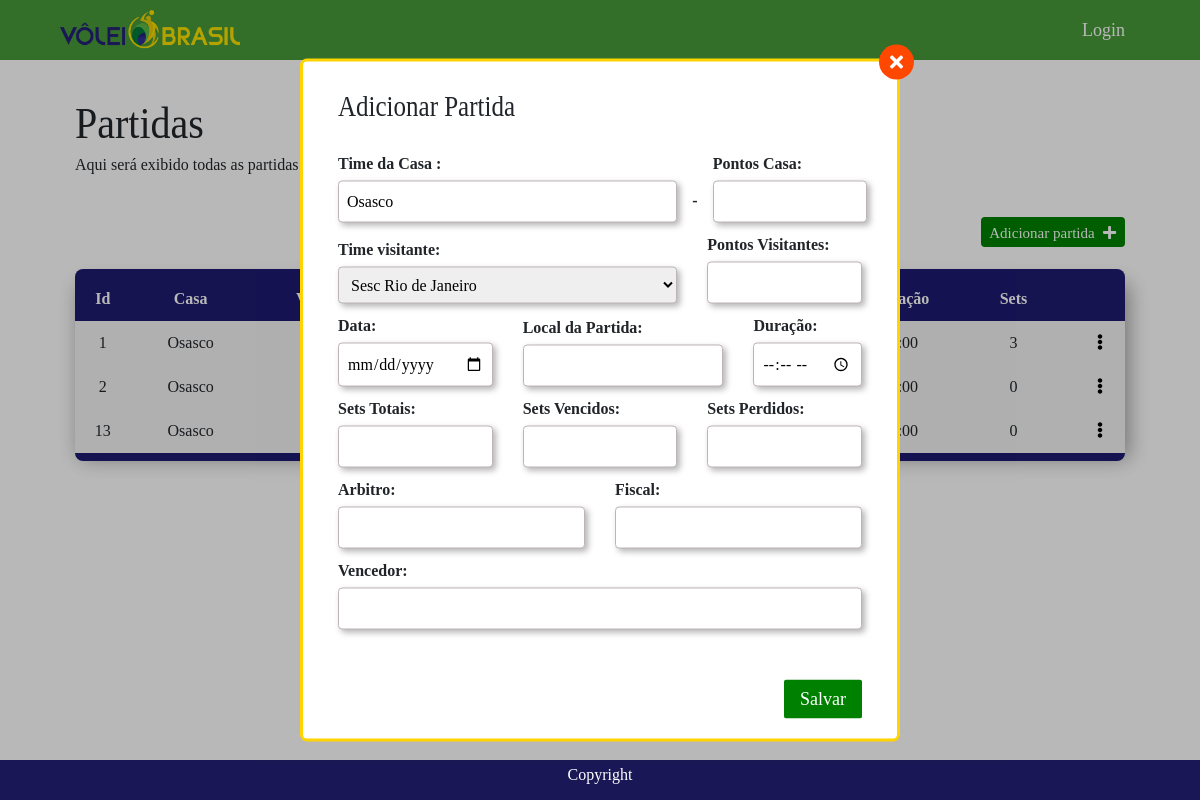
Page /admin/partidas/novo/1 on the committed database.
### tables this page shows
CREATE TABLE Partidas (
    id                  INTEGER PRIMARY KEY
    , RowId INT
    , TimeCasa_Id           INT NOT NULL
    , TimeVisitantes_Id     INT NOT NULL
    , Pontos_Casa         INT NOT NULL
    , Pontos_Visitante INT NOT NULL
    , DataJogo                TEXT NOT NULL
    , LocalJogo TEXT NOT NULL
    , Duracao TEXT NOT NULL
    , Vencedor TEXT NOT NULL
    , SetsTotal INT NOT NULL
    , SetsVencidos INT NOT NULL
    , SetsPerdidos INT NOT NULL
    , ArbitroPrincipal TEXT NOT NULL
    , FiscalRede TEXT NOT NULL
    , FOREIGN KEY (TimeCasa_Id) REFERENCES Equipes (id)
    , FOREIGN KEY (TimeVisitantes_Id) REFERENCES Equipes (id)
);

CREATE TABLE Equipes (
    Id          INTEGER PRIMARY KEY 
    , Nome        VARCHAR(50) NOT NULL UNIQUE
    , Sigla       VARCHAR(10) NOT NULL UNIQUE
    , Localidade  VARCHAR(100) NOT NULL
    , Pontos INT
    , Jogos INT
    , Vitorias INT
    , Derrotas INT
  	
);

### controller.py (the view, shortened to what this page needs)
@app.route('/admin/partidas/novo/<id_time>', methods=['GET', 'POST'])
def adicionar_partida(id_time):
    casa = get_time(id_time)
    visita = times_menosUm(id_time)
    partidas = get_partidas(id_time)
    times = times_menosUm(id_time)
    return render_template(
        'parts/add-partidas.html',
        title='Adicionar',
        casa=casa,
        visita=visita,
        partidas=partidas,
        timeCasa=casa,
        times=times
    )

### app.py (called while the page is built)
@app.before_request
def before_request():
    g.db = get_db()
    g.query_db = query_db

@app.teardown_request
def teardown_request(exception):
    db = getattr(g, '_database', None)
    if db is not None:
        db.close()

### dao.py (called while the page is built)
def get_time(time_id):
    time = g.query_db(
        '''SELECT * FROM Equipes WHERE Id = ?''',
        [time_id],
        one=True
    )
    return time

def get_partidas(time_id):
    partidas = g.query_db(
        '''
            SELECT *
              FROM Partidas
               INNER JOIN Equipes on Equipes.Id = Partidas.TimeCasa_Id
             WHERE TimeCasa_Id = ?
        ''',
        [time_id]
    )
    return partidas

def times_menosUm(time_id):
    times = g.query_db(
        '''
            SELECT *
              FROM Equipes
             WHERE Id != ?
        ''',
        [time_id]
    )
    return times

### db.py (called while the page is built)
def make_dicts(cursor, row):
    return dict((cursor.description[idx][0], value)
                for idx, value in enumerate(row))

def get_db():
    db = getattr(g, '_database', None)
    if db is None:
        db = g._database = sqlite3.connect(DATABASE)
        print(db)
    db.row_factory = make_dicts
    return db

def query_db(query, args=(), one=False):
    print(args)
    cur = get_db().execute(query, args)
    rv = cur.fetchall()
    cur.close()
    return (rv[0] if rv else None) if one else rv

### templates/parts/add-partidas.html (shortened to what this page needs)
{% extends 'partidas.html' %} {% block partida %}
<div class="addTime">
    <h3 class="addTime-title">Adicionar Partida</h3>
    <form action="" method="POST">
        <div class="linha">
            <div class="input-container col-lg-8">
                <label for="nomeCasa">Time da Casa :</label>
                <textarea type="text" class="inputForm" readonly>{{ casa['Nome'] }}</textarea>
            </div>
            <p> <strong> - </strong></p>
            <div class="input-container col-lg-4">
                <label for="Pontos_Casa">Pontos Casa:</label>
                <input type="number" id="Pontos_Casa" name="Pontos_Casa" class="inputForm" title="Localidade do time" required>
            </div>
        </div>
        <div class="linha">
            <div class="input-container col-lg-8">
                <label for="nomeVisitante">Time visitante:</label>
                <select class="inputForm" name="TimeVisitantes_Id" required>
                    {% for t in times %}
                    <option value=" {{ t['Id'] }}">
                        {{ t['Nome'] }}
                    </option>
                    {% endfor %}
                </select>
            </div>
            <div class="input-container col-lg-4">
                <label for="Pontos_Visitante">Pontos Visitantes:</label>
                <input type="number" id="Pontos_Visitante" name="Pontos_Visitante" class="inputForm" title="Pontuação do time" required>
            </div>
        </div>
        <div class="linha">
            <div class="input-container col-lg-4">
                <label for="DataJogo">Data:</label>
                <input type="date" id="DataJogo" name="DataJogo" class="inputForm" title="Quantidade de Jogos" required>
            </div>
            <div class="input-container col-lg-5">
                <label for="LocalJogo">Local da Partida:</label>
                <input type="text" id="LocalJogo" name="LocalJogo" class="inputForm" title="Derrotas" required>
            </div>
            <div class="input-container col-lg-3">
                <label for="Duracao">Duração:</label>
                <input type="time" id="Duracao" name="Duracao" class="inputForm" title="Duração" required>
            </div>
        </div>
        <div class="linha">
            <div class="input-container col-lg-4">
                <label for="SetsTotal">Sets Totais:</label>
                <input type="number" id="SetsTotal" name="SetsTotal" class="inputForm" title="Sets" required>
            </div>
            <div class="input-container col-lg-4">
                <label for="SetsVencidos">Sets Vencidos:</label>
                <input type="number" id="SetsVencidos" name="SetsVencidos" class="inputForm" title="Vencidos" required>
            </div>
            <div class="input-container col-lg-4">
                <label for="SetsPerdidos">Sets Perdidos:</label>
                <input type="number" id="SetsPerdidos" name="SetsPerdidos" class="inputForm" title="Perdidos" required>
            </div>
        </div>
        <div class="linha">
            <div class="input-container col-lg-6">
                <label for="ArbitroPrincipal">Arbitro:</label>
                <input type="text" id="ArbitroPrincipal" name="ArbitroPrincipal" class="inputForm" title="Arbitro" required>
            </div>
            <div class="input-container col-lg-6">
                <label for="FiscalRede">Fiscal:</label>
                <input type="text" id="FiscalRede" name="FiscalRede" class="inputForm" title="Fiscal de Rede" required>
            </div>
        </div>
        <div class="linha">
            <div class="input-container col-lg-12">
                <label for="Vencedor">Vencedor:</label>
                <input type="text" id="Vencedor" name="Vencedor" class="inputForm" title="Derrotas" required>
            </div>
        </div>
        <div class="linha">
            <div class="input-container col-lg-12">
                <button type="submit" class="btn btn-submit" title="Salvar dados do time">Salvar</button>
            </div>
        </div>
    </form>
</div>
{% endblock %}

### templates/partidas.html (shortened to what this page needs)
<!DOCTYPE html>
<html lang="pt-br">
<head>
    <link rel="stylesheet" href="https://cdnjs.cloudflare.com/ajax/libs/font-awesome/5.13.0/css/all.min.css">
    <link rel="stylesheet" href="{{url_for('static', filename='css/bootstrap.css')}}">
    <link rel="stylesheet" href="{{url_for('static', filename='css/site.css')}}">
</head>
<body>
    <header class="header">
        <div class="wrapper">
            <div class="header__inner">
                <div class="header__logo">
                    <a href="/" class="header__logo-link">
                        <img src="{{ url_for('static', filename='img/logo.png') }}" alt="Logo Vôlei Brasil">
                    </a>
                </div>
                <nav class="header__navigation">
                    <a href="{{ url_for('entrar') }}">Login</a>
                </nav>
            </div>
        </div>
    </header>
    <main class="main">
        <section class="partidas">
            <div class="wrapper">
                <div class="partidas__inner">
                    <h3 class="col-lg-12 col-md-12 col-sm-12">Partidas</h3>
                    <p class="col-lg-12 col-md-12 col-sm-12">Aqui será exibido todas as partidas do time
                        <strong>{{ timeCasa['Nome'] }}</strong></p>
                    <div class="col-lg-12 col-md-12 col-sm-12 partidas__inner-content ">
                        <header class="rank__inner-header">
                            <a href=" {{url_for('adicionar_partida', id_time=timeCasa['Id'])}}" class="btn btn-add openModal" title="Adicionar partida">
                                Adicionar partida
                                <i class="fas fa-plus"></i>
                            </a>
                        </header>
                        <table class="table__list" cellspacing="0">
                            <thead>
                                <tr>
                                    <th>Id</th>
                                    <th>Casa</th>
                                    <th>Visitante</th>
                                    <th>Data</th>
                                    <th>Vencedor</th>
                                    <th>Duração</th>
                                    <th>Sets</th>
                                    <th></th>
                                    <th></th>
                                </tr>
                            </thead>
                            <tbody>
                                {% for i in partidas %}
                                <tr>
                                    <td> {{ i['id']}} </td>
                                    <td> {{ timeCasa['Nome'] }} </td>
                                    <td> {{ i['TimeVisitantes_Id']}} </td>
                                    <td> {{ i['DataJogo']}} </td>
                                    <td> {{ i['Vencedor']}}</td>
                                    <td> {{ i['Duracao']}} </td>
                                    <td> {{ i['SetsTotal']}} </td>
                                    <td></td>
                                    <td class="menuActions__container">
                                        <button class="toggle-menuActions" onclick="toggleMenuActions(0, this)">
                                            <i class="fas fa-ellipsis-v"></i>
                                        </button>
                                    </td>
                                </tr>
                                {% endfor %}
                            </tbody>
                        </table>
                    </div>
                </div>
            </div>
        </section>
        <div class="modal">
            <div class="modal__inner">
                <a href="{{ url_for( 'listar_partidas', id_time=timeCasa['Id']) }}" class="modal-close" onclick="fecharModal()"><i class="fas fa-times"></i></a>
                <div class="modal__inner-content">
                    {% block partida %} {% endblock %}
                </div>
            </div>
        </div>
    </main>
    <footer class="footer">
        <div class="wrapper">
            <div class="footer__inner">
                <p>Copyright</p>
            </div>
        </div>
    </footer>
</body>
</html>

### static/css/site.css (style rules this page uses)
* { padding: 0%; margin: 0%; box-sizing: border-box; }
html { font-size: 62.5%; scroll-behavior: smooth; }
body { font-size: 1.6rem; font-family: Regular; }
a { text-decoration: none; cursor: pointer; display: flex; align-items: center; justify-content: center; }
img { max-width: 100%; }
button { border: none; background-color: transparent; cursor: pointer; }
label { font-weight: 900; }
input, select, textarea { padding: 8px; border-radius: 4px; box-shadow: 3px 3px 6px 0px rgba(0, 0, 0, 0.3); border: 1px #bdb5b5 solid; resize: none; }
a, button, .btn { color: #000; }
*::after, *::before { position: absolute; left: 0; top: 0; width: 100%; }
.wrapper { max-width: 1100px; width: 90%; margin: 0 auto; z-index: 1; }
.linha { display: flex; align-items: flex-end; align-content: stretch; margin: 10px 0; }
.input-container { display: flex; flex-flow: column; }
.header { background-color: #479a39; height: 60px; position: static; left: 0; top: 0; width: 100%; overflow: hidden; display: flex; }
.header__inner { display: flex; align-items: center; justify-content: space-between; width: 100%; height: 100%; }
.header__logo { width: 180px; height: 100%; display: flex; }
.header__logo-link { display: flex; align-items: center; justify-content: center; width: 100%; padding: 10px 0; }
.header__logo-link img { height: 100%; margin: 0; }
.header__navigation { height: 100%; display: flex; align-items: center; }
.header__navigation a { padding: 0 15px; color: #ffffff; font-size: 1.8rem; height: 100%; }
.footer { background-color: #232075; margin-top: auto; height: 40px; display: flex; }
.footer__inner { color: #fff; text-align: center; height: 100%; display: flex; align-items: center; justify-content: center; }
.main { min-height: calc(100vh - 40px - 60px); }
.table__list { width: 100%; margin: auto; text-align: center; background-color: #f3f3f3; box-shadow: 4px 6px 20px -1px rgba(0, 0, 0, 0.4); position: relative; }
.table__list::after, .table__list::before { content: ''; background-color: #1d1a6f; height: 8px; transform: translateY(-100%); border-radius: 10px 10px 0 0; }
.table__list::after { top: 100%; border-radius: 0 0 10px 10px; transform: none; }
.table__list thead { background-color: #1d1a6f; color: #fff; padding: 10px 0; }
.table__list thead tr th, .table__list tbody tr td { padding: 10px 5px; }
.table__list tbody tr { position: relative; }
.menuActions__container { position: relative; }
.input-container input { width: 100%; }
.toggle-menuActions { width: 40px; height: 100%; z-index: 2; position: relative; }
.partidas { height: 100%; padding: 40px 0; }
.partidas__inner h3 { font-size: 4rem; font-family: Bold; transform: scaleY(1.1); }
.partidas__inner-content { margin: 40px 0 10px; }
td.menuActions__container { width: 30px; }
.rank__inner-header { display: flex; justify-content: flex-end; margin: 0 0 30px; }
.btn-add { background-color: green; color: #fff; width: 30px; height: 30px; border-radius: 50%; font-size: 15px; position: relative; width: auto; border-radius: 4px; }
.btn-add svg { margin-left: 5px; }
.modal { align-items: center; justify-content: center; opacity: 0; visibility: hidden; transition: .5s; display: flex; }
.modal.modal--open { z-index: 1; overflow: hidden; opacity: 1; visibility: visible; }
body.modal--open { overflow: hidden; }
.modal__inner { max-width: 600px; width: 90%; position: relative; display: flex; align-items: center; justify-content: center; position: absolute; top: -100%; transition: .5s; }
.modal--open .modal__inner { top: 50%; transform: translateY(-50%); }
.modal-close { position: absolute; top: 0; right: 0; transform: translate(40%, -40%); z-index: 2; background-color: #ff4700; width: 35px; height: 35px; border-radius: 50%; color: #fff; font-size: 19px; padding: 6px; transition: 0.2s; }
.modal__inner-content { background-color: #fff; width: 100%; z-index: 1; border-radius: 7px; border: 3px #ffd400 solid; overflow-y: auto; overflow-x: hidden; padding: 10px 20px; display: flex; align-items: stretch; max-height: 90vh; }
.addTime { height: 100%; width: 100%; }
.addTime-title { font-size: 25px; padding: 0 15px; font-family: Bold; transform: scaleY(1.2); margin: 20px 0 30px; }
.btn-submit { background-color: green; color: #fff; font-size: 18px; width: auto; align-self: flex-end; padding: 5px 15px; margin: 40px 0 0; }
.input-container textarea { height: 42px; }

### rows in the picture
Partidas: id "1", SetsTotal "3"
Equipes: Nome "Osasco"
Partidas: id "2", SetsTotal "0"
Partidas: id "13", SetsTotal "0"

### other values in the picture
form field TimeVisitantes_Id "Sesc Rio de Janeiro"
